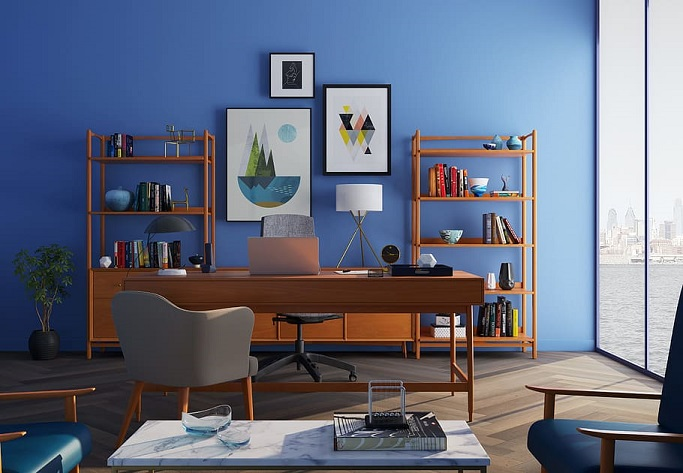
#> input picture workshop3/bookcase-chairs-clean-decor.jpeg, 683 x 473 px
$ python -i Canny.py   (imports and definitions only)   (older library calls are emulated)
#> lines starting #> are read from the running program, lines starting #| are printed output that depends on the picture
#> further down, picture is the input picture: shape (473, 683, 3); mean B, G, R 127.3, 109.2, 102.7
import numpy as np
import cv2

def Canny_detector(img,weak_th=100,strong_th=150):
    # Convert image to grayscale
#> called with weak_th = 100, strong_th = 150
    img = cv2.cvtColor(img,cv2.COLOR_BGR2GRAY)

    # Noise reduction (using Gaussian)
    img = cv2.GaussianBlur(img,(5,5),1.4)
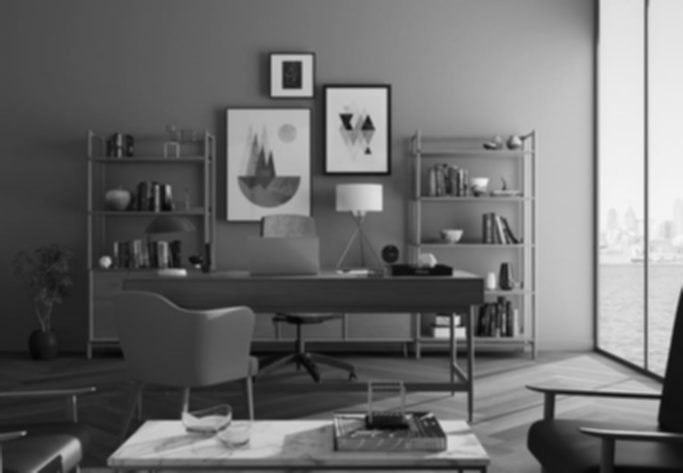
#> img: shape (473, 683); min 4, max 248, mean 109.3

    # Calculating the gradients (using Sobel)
    gx = cv2.Sobel(np.float32(img), cv2.CV_64F, 1, 0,3)
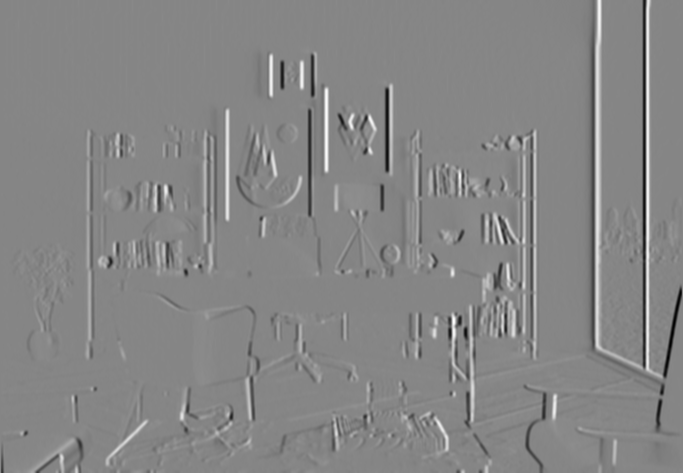
#> gx: shape (473, 683) float64; min -447, max 405, mean 1.1; drawn with min black and max white
    gy = cv2.Sobel(np.float32(img), cv2.CV_64F, 0, 1,3)
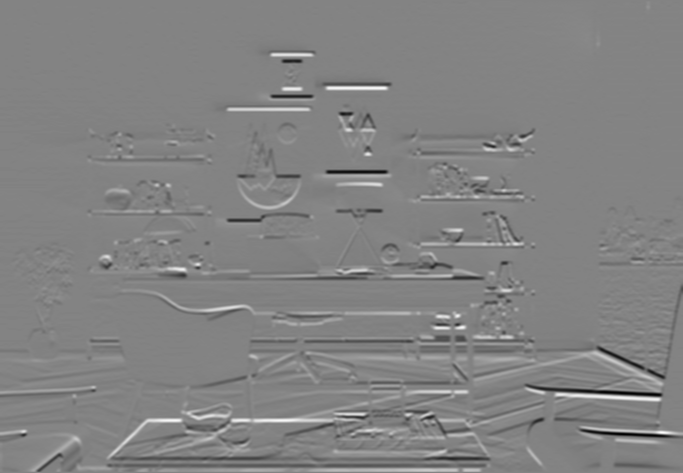
#> gy: shape (473, 683) float64; min -448, max 423, mean -0.9; drawn with min black and max white

    mag, ang = cv2.cartToPolar(gx, gy,angleInDegrees=True)
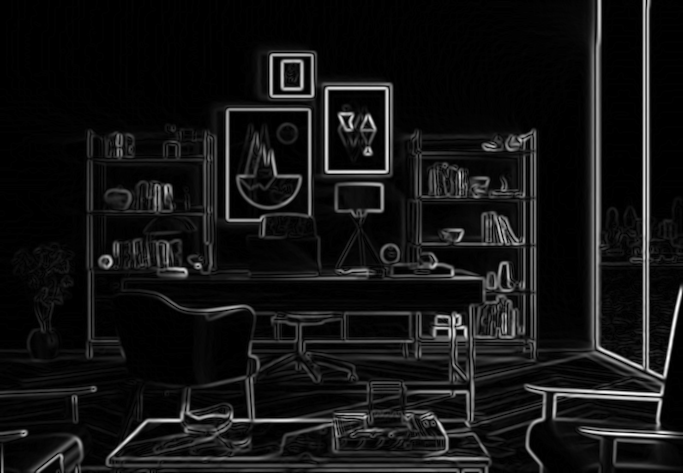
#> mag: shape (473, 683) float64; min 0, max 453.9, mean 35.8; drawn with min black and max white
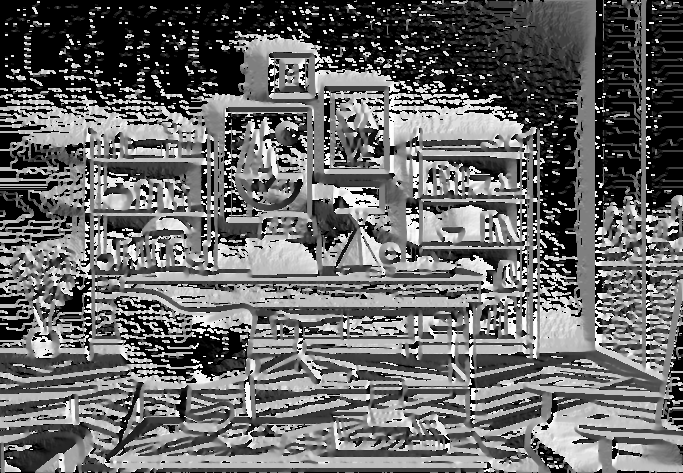
#> ang: shape (473, 683) float64; min 0, max 359.9, mean 147.9; drawn with min black and max white
    height,width = img.shape
#> height = 473; width = 683

    for i_x in range(width):
        for i_y in range(height):
            grad_ang = ang[i_y, i_x]
            grad_ang = abs(grad_ang - 180) if abs(grad_ang) > 180 else abs(grad_ang)

            #selecting the neigbours of the target pixel according to the gradient direction
            if grad_ang <= 22.5:
                neighb_1_x, neighb_1_y = i_x-1, i_y
                neighb_2_x, neighb_2_y = i_x+1, i_y
            elif 22.5 < grad_ang and grad_ang <= (22.5 + 45):
                neighb_1_x, neighb_1_y = i_x-1, i_y-1
                neighb_2_x, neighb_2_y = i_x+1, i_y+1
            elif (22.5 + 45) < grad_ang and grad_ang <= (22.5 + 90):
                neighb_1_x, neighb_1_y = i_x, i_y-1
                neighb_2_x, neighb_2_y = i_x, i_y+1
            elif (22.5 + 90) < grad_ang and grad_ang <= (22.5 + 135):
                neighb_1_x, neighb_1_y = i_x-1, i_y+1
                neighb_2_x, neighb_2_y = i_x+1, i_y-1

            #Non-maximum supression step
            if width > neighb_1_x >= 0 and height > neighb_1_y >= 0:
                if mag[i_y, i_x] < mag[neighb_1_y, neighb_1_x]:
                    mag[i_y, i_x] = 0
                    continue

            if width > neighb_2_x >= 0 and height > neighb_2_y >= 0:
                if mag[i_y, i_x] < mag[neighb_2_y, neighb_2_x]:
                    mag[i_y, i_x] = 0
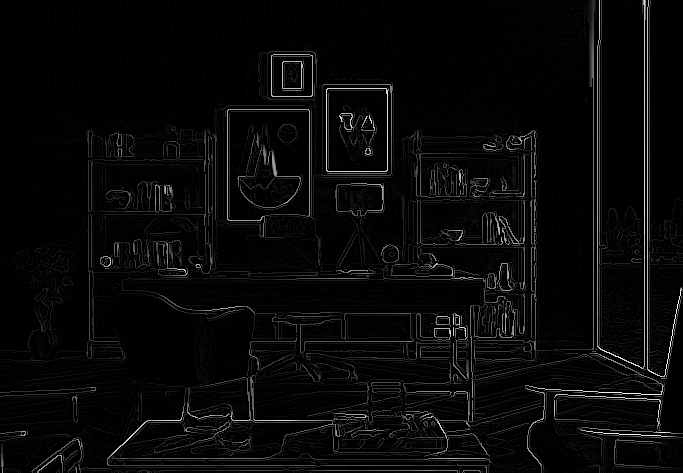
#> mag: shape (473, 683) float64; min 0, max 453.9, mean 15.5; drawn with min black and max white

    # Apply double thresholding + hysteresis
    ids = np.zeros_like(img)
    for i_x in range(width):
        for i_y in range(height):
            grad_mag = mag[i_y,i_x]
            if grad_mag < weak_th:
                mag[i_y,i_x] = 0
            elif strong_th > grad_mag >= weak_th:
                ids[i_y,i_x] = 1
            else:
                ids[i_y,i_x] = 2
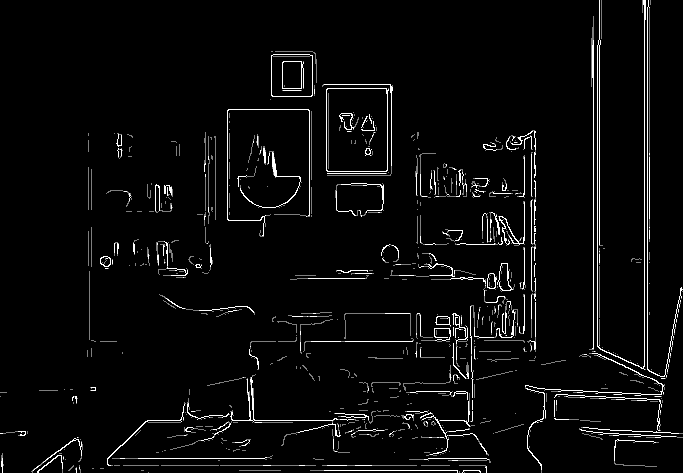
#> ids: shape (473, 683); min 0, max 2, mean 0.0801; drawn with min black and max white

    return mag

# [8 lines of commented-out code are left out]

>>> import cv2
>>> picture = cv2.imread('bookcase-chairs-clean-decor.jpeg')
>>> result = Canny_detector(picture)

$ run again, on workshop3/chess.png
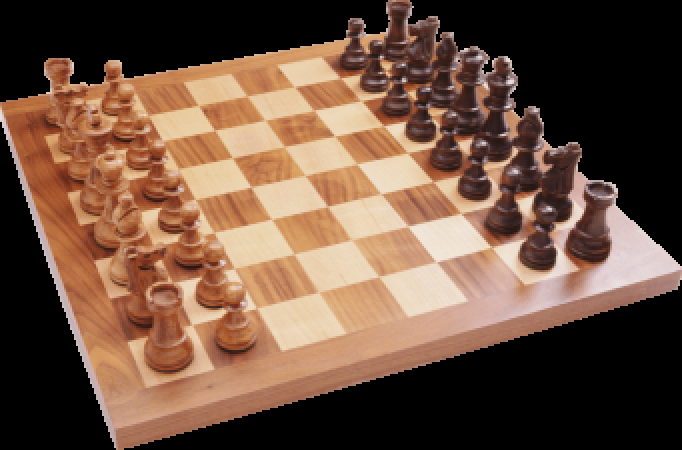
#> input picture workshop3/chess.png, 682 x 450 px
#> picture is the input picture: shape (450, 682, 3); mean B, G, R 64.2, 81.6, 109.7
#> in Canny_detector, `mag, ang = cv2.cartToPolar(gx, gy,angleInDegrees=True)`:
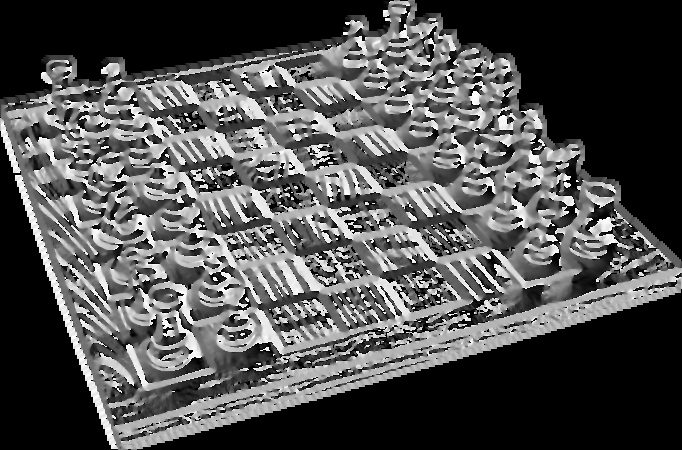
#> ang: shape (450, 682) float64; min 0, max 359.8, mean 113; drawn with min black and max white
#> after the loop in Canny_detector, `for i_x in range(width):`:
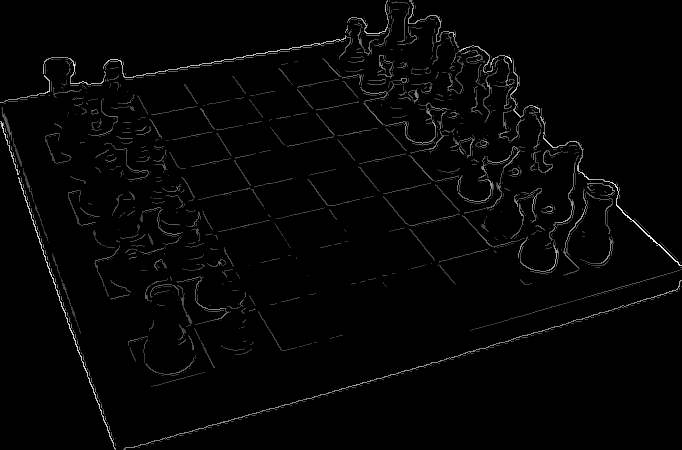
#> mag: shape (450, 682) float64; min 0, max 493.6, mean 8.6; drawn with min black and max white
